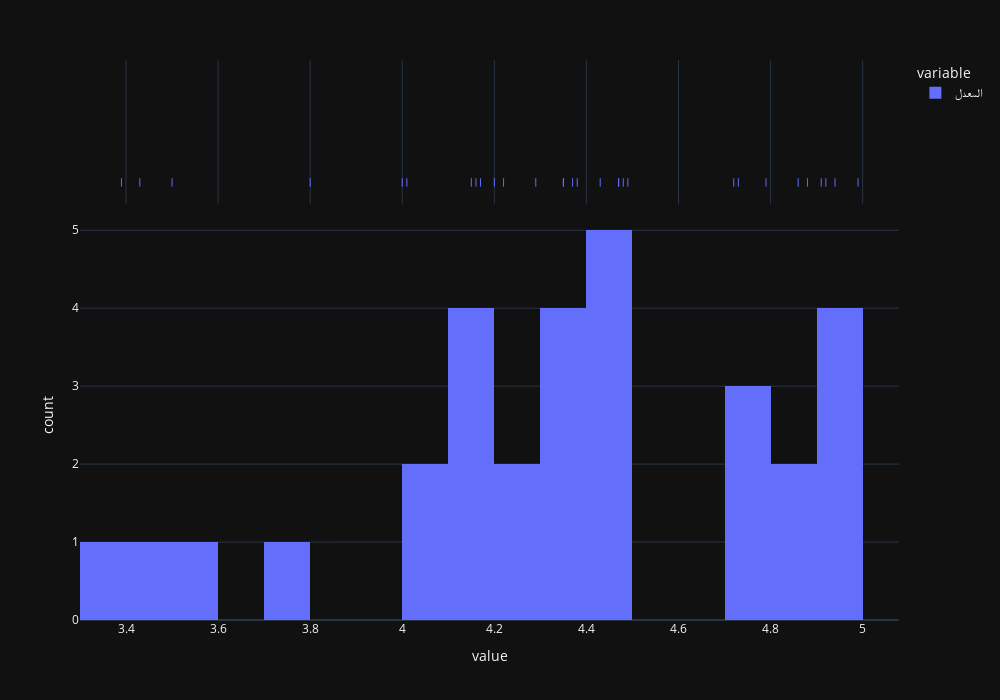

Notebook code cell kept with this figure:
### Code cell
px.histogram(df["المعدل"], marginal="rug", nbins=20,width=1000, height=700)

### Figure 1 — Plotly figure (JSON) as saved in the notebook; plotly's stock layout.template omitted (floating-point values rounded to 4 significant figures)
{"data": [{"alignmentgroup": "True", "bingroup": "x", "hovertemplate": "variable=المعدل<br>value=%{x}<br>count=%{y}<extra></extra>", "legendgroup": "المعدل", "marker": {"color": "#636efa", "pattern": {"shape": ""}}, "name": "المعدل", "nbinsx": 20, "offsetgroup": "المعدل", "orientation": "v", "showlegend": true, "type": "histogram", "x": [4.88, 4.99, 4.73, 4.91, 3.5, 4.38, 4.79, 4.35, 4.48, 4.2, 4.16, 4.37, 4.72, 3.39, 4.15, 3.8, 4.47, 4.43, 4.22, 4.29, 4.35, 3.43, 4.47, 4.49, 4.92, 4.17, 4.01, 4, 4.86, 4.94], "xaxis": "x", "yaxis": "y"}, {"alignmentgroup": "True", "boxpoints": "all", "fillcolor": "rgba(255,255,255,0)", "hoveron": "points", "hovertemplate": "variable=المعدل<br>value=%{x}<extra></extra>", "jitter": 0, "legendgroup": "المعدل", "line": {"color": "rgba(255,255,255,0)"}, "marker": {"color": "#636efa", "symbol": "line-ns-open"}, "name": "المعدل", "offsetgroup": "المعدل", "showlegend": false, "type": "box", "x": [4.88, 4.99, 4.73, 4.91, 3.5, 4.38, 4.79, 4.35, 4.48, 4.2, 4.16, 4.37, 4.72, 3.39, 4.15, 3.8, 4.47, 4.43, 4.22, 4.29, 4.35, 3.43, 4.47, 4.49, 4.92, 4.17, 4.01, 4, 4.86, 4.94], "xaxis": "x2", "yaxis": "y2"}], "layout": {"barmode": "relative", "height": 700, "legend": {"title": {"text": "variable"}, "tracegroupgap": 0}, "margin": {"t": 60}, "width": 1000, "xaxis": {"anchor": "y", "domain": [0, 1], "title": {"text": "value"}}, "xaxis2": {"anchor": "y2", "domain": [0, 1], "matches": "x", "showgrid": true, "showticklabels": false}, "yaxis": {"anchor": "x", "domain": [0, 0.7326], "title": {"text": "count"}}, "yaxis2": {"anchor": "x2", "domain": [0.7426, 1], "matches": "y2", "showgrid": false, "showline": false, "showticklabels": false, "ticks": ""}}}
